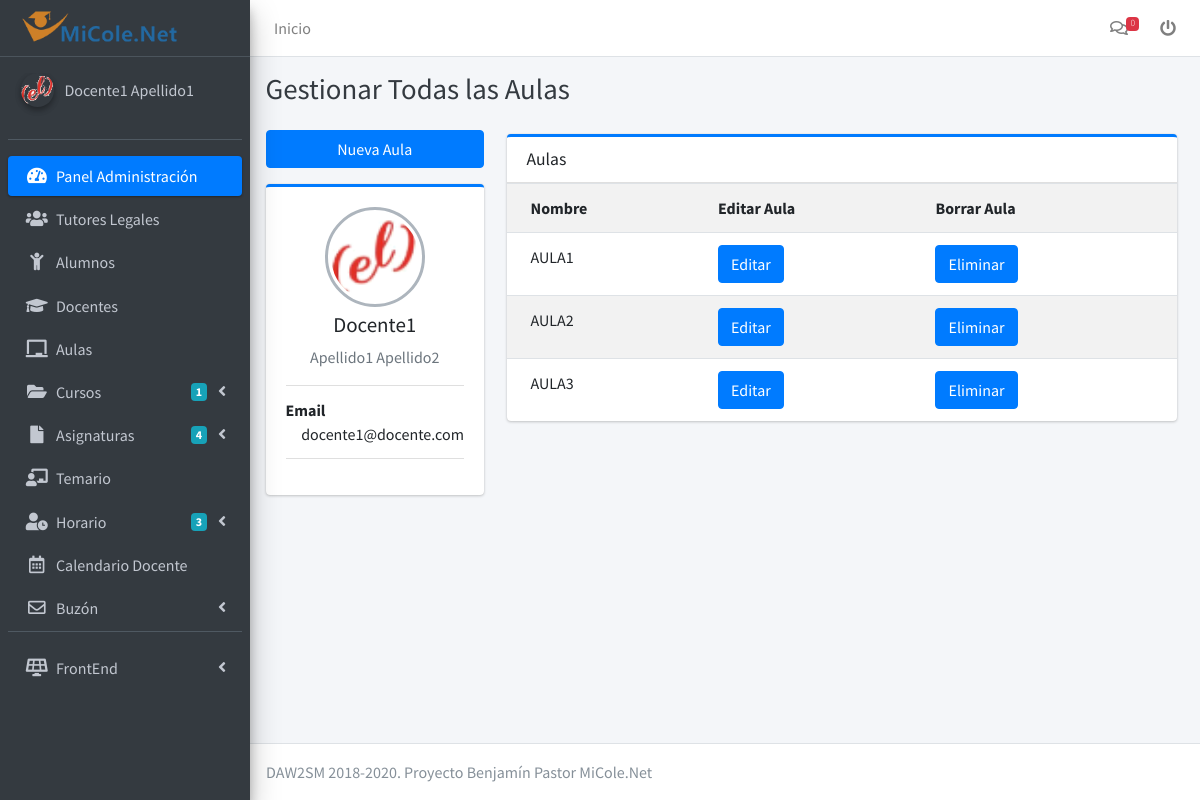
Page /view/docente/allAulas.php (signed in) on the committed database.
### tables this page shows
CREATE TABLE `docente` (
  `id` int(10) NOT NULL,
  `CIF` varchar(20) NOT NULL,
  `nombre` varchar(20) NOT NULL,
  `apellido` varchar(20) NOT NULL,
  `apellido2` varchar(20) NOT NULL,
  `img` varchar(255) NOT NULL,
  `email` varchar(150) NOT NULL,
  `contrasenya` varchar(255) NOT NULL,
  `rol` varchar(20) NOT NULL DEFAULT 'docente',
  `is_admin` varchar(1) NOT NULL DEFAULT '0'
);

CREATE TABLE `aula` (
  `id` int(10) NOT NULL,
  `nombre` varchar(20) NOT NULL,
  `centro` int(11) NOT NULL
);

### Model/Docente.php (called while the page is built, shortened)
<?php
class Docente extends Usuario
{
    public function allInfoDocente($id){
        $obj=new DbConnection();
        $conn=$obj->dbConnect();
        $sql="SELECT * FROM docente AS d WHERE id = $id";
        $prepared=$conn->prepare($sql);
        $prepared->execute();
        $result=$prepared->fetch(PDO::FETCH_ASSOC);
        return $result;
    }
    public function isDocenteAdmin($id){
        $obj=new DbConnection();
        $conn=$obj->dbConnect();
        $sql="SELECT is_admin FROM docente WHERE docente.id = $id";
        $prepared=$conn->prepare($sql);
        $prepared->execute();
        $result = $prepared->fetch();
        return $result;
    }
}

### Model/Curso.php (called while the page is built, shortened)
<?php
class Curso
{
    public function cursosByDocente($id)
    {
        $obj = new DbConnection();
        $conn = $obj->dbConnect();
        $sql = "SELECT c.nombre, c.ciclo, c.id, c.descripcion FROM curso AS c, docente  WHERE docente.id = $id AND c.docente_tutor = docente.id";
        $prepare = $conn->prepare($sql);
        $prepare->execute();
        $result = $prepare->fetchAll(PDO::FETCH_ASSOC);
        return $result;
    }
}

### Model/Asignatura.php (called while the page is built, shortened)
<?php
include_once "Curso.php";
class Asignatura extends Curso
{
    public function numberOfAsignaturasByDocente($id)
    {
        $obj = new DbConnection();
        $conn = $obj->dbConnect();
        $sql = "SELECT COUNT(asignatura.id) as numberOfAsignatura FROM `asignatura`, `curso`, `docente` WHERE docente.id = curso.docente_tutor  AND asignatura.curso = curso.id AND docente.id = $id";
        $prepare = $conn->prepare($sql);
        $prepare->execute();
        $result = $prepare->fetch(PDO::FETCH_COLUMN);
        return $result;
    }
}

### Model/Aula.php (called while the page is built, shortened)
<?php
class Aula
{
    public function allInfoAulas()
    {
        $obj = new DbConnection();
        $conn = $obj->dbConnect();
        $sql = "SELECT * FROM `aula`";
        $prepare = $conn->prepare($sql);
        $prepare->execute();
        $result = $prepare->fetchAll(PDO::FETCH_ASSOC);
        return $result;
    }
    public function numberOfAulas()
    {
        $obj = new DbConnection();
        $conn = $obj->dbConnect();
        $sql = "SELECT COUNT(aula.id) AS numberOfAulas FROM `aula`";
        $prepare = $conn->prepare($sql);
        $prepare->execute();
        $result = $prepare->fetch(PDO::FETCH_COLUMN);
        return $result;
    }
}

### view/docente/allAulas.php (the view, shortened to what this page needs)
<?php
if (isset($_SESSION['id'])) {
    include_once "../../Model/Docente.php";
    include_once "../../Model/Curso.php";
    include_once "../../Model/Docente.php";
    ?>
<!DOCTYPE html>
<html lang="en">
<?php include_once "../template_layout/head.php"?>
<body class="fix-header fix-sidebar">
    <?php include_once "template_lay/header.php"?>
    <?php include_once "template_lay/sidebar.php"?>
    <div class="content-wrapper">
        <div class="content-header">
            <div class="container-fluid">
                <div class="row mb-2">
                    <div class="col-sm-12">
                        <h1 class="m-0 text-dark">Gestionar Todas las Aulas</h1>
                    </div>
                </div>
            </div>
        </div>
        <section class="content">
            <div class="container-fluid">
                <div class="row">
                    <div class="col-md-3">
                        <?php if ($isDocenteAdmin['is_admin'] == 1) {?>
                        <button type="button" class="btn btn-primary btn-block mb-3" data-toggle="modal"
                            data-target="#addModal">Nueva Aula
                        </button>
                        <?php }?>
                        </div>
                            <div class="card card-primary card-outline">
                                <div class="card-body box-profile">
                                    <div class="text-center">
                                        <img class="profile-user-img img-fluid img-circle"
                                            src="/uploads/<?php echo $allInfodocente['img']; ?>"
                                            alt="Imagen de <?php echo $allInfodocente['nombre']; ?>">
                                    </div>
                                    <h3 class="profile-username text-center"><?php echo $allInfodocente['nombre']; ?>
                                    </h3>
                                    <p class="text-muted text-center">
                                        <?php echo $allInfodocente['apellido'] . " " . $allInfodocente['apellido2']; ?>
                                    </p>
                                    <ul class="list-group list-group-unbordered mb-3">
                                        <li class="list-group-item">
                                            <b>Email</b> <a
                                                class="float-right"><?php echo $allInfodocente['email']; ?></a>
                                        </li>
                                    </ul>
                                </div>
                            </div>
                        </div>
                        <div class="col-md-9">
                            <div class="col-md-12 mt-1">
                                <div class="card card-primary card-outline">
                                    <div class="card-header">
                                        <h3 class="card-title">Aulas </h3>
                                    </div>
                                    <div class="card-body p-0">
                                        <div class="table-responsive mailbox-messages">
                                            <table class="table table-hover table-striped">
                                                <tbody>
                                                    <tr>
                                                        <th>Nombre</th>
                                                        <?php if ($isDocenteAdmin['is_admin'] == 1) {
                                                            echo "<th>Editar Aula</th>";
                                                            echo "<th>Borrar Aula</th>";
                                                        }?>
                                                    </tr>
                                                    <?php
                                                foreach ($allInfoAulas as $aula) {
                                                        ?>
                                                    <tr>
                                                        <td class="mailbox-answers">
                                                            <?php echo htmlentities($aula['nombre'], ENT_QUOTES, 'UTF-8'); ?>
                                                        </td>
                                                        <?php if ($isDocenteAdmin['is_admin'] == 1) {?>
                                                        <td><button type="button" class="btn btn-primary"
                                                                data-toggle="modal"
                                                                data-target="#editarModal<?php echo $aula['id'] ?>">
                                                                Editar
                                                            </button></td>
                                                        <td><button type="button" class="btn btn-primary"
                                                                data-toggle="modal"
                                                                data-target="#deleteModal<?php echo $aula['id'] ?>">
                                                                Eliminar
                                                            </button></td>
                                                        <?php
}?>
                                                    </tr>
                                        </div>
                                        <div class="modal fade" id="deleteModal<?php echo $aula['id'] ?>"
                                            tabindex="-1" role="dialog" aria-labelledby="exampleModalLabe2"
                                            aria-hidden="true">
                                            <?php
}
    ?>
                                        </div>
                                    </div>
                                </div>
                            </div>
        </section>
    </div>
    <?php include_once "../template_layout/footer.php";
    include_once 'template_lay/script.php'?>
</body>
</html>
<?php
} else {
    header('Location:../../index.php');
}?>

### view/docente/template_lay/sidebar.php (shortened to what this page needs)
<?php
include_once "../../Model/Docente.php";
$docente = new Docente();
$allInfodocente = $docente->allInfodocente($_SESSION['id']);
$isDocenteAdmin = $docente->isDocenteAdmin($_SESSION['id']);
include_once "../../Model/Curso.php";
$curso = new Curso();
$cursosByDocente = $curso->cursosByDocente($_SESSION['id']);
include_once "../../Model/Asignatura.php";
$asignatura = new Asignatura();
$numberOfAsignaturasByDocente = $asignatura->numberOfAsignaturasByDocente($_SESSION['id']);
include_once "../../Model/Aula.php";
$aula = new Aula();
$allInfoAulas = $aula->allInfoAulas();
$numberOfAulas = $aula->numberOfAulas();
?>
<aside class="main-sidebar sidebar-dark-primary elevation-4">
    <a href="../docente/index.php" class="brand-link">
        <img src="/Resource/images/backEnd/logo.png" alt="MiCole.net" class="brand-image "
            style="opacity: .8" />
    </a>
    <div class="sidebar">
        <div class="user-panel mt-3 pb-3 mb-3 d-flex">
            <div class="image">
                <img src="/uploads/<?php echo $allInfodocente['img']; ?>" class="img-circle elevation-2"
                    alt="User Image">
            </div>
            <div class="info">
                <a href="#" class="d-block">
                    <?php
echo "<p><a href='/view/docente/perfil.php'>" . $allInfodocente['nombre'] . " " . $allInfodocente['apellido'] . "</a></p>"; ?></a>
            </div>
        </div>
        <nav class="mt-2">
            <ul class="nav nav-pills nav-sidebar flex-column" data-widget="treeview" role="menu" data-accordion="false">
                <li class="nav-item">
                    <a href="../docente/index.php" class="nav-link active">
                        <i class="nav-icon fas fa-tachometer-alt"></i>
                        <p>
                            Panel Administración
                        </p>
                    </a>
                </li>
                <?php if ($isDocenteAdmin['is_admin'] == 1) {?>
                <li class="nav-item">
                    <a href='/view/docente/allTutores.php' class='nav-link'>
                        <i class="nav-icon fas fa-users"></i>
                        <p>Tutores Legales</p>
                    </a>
                </li>
                <?php }?>
                <li class="nav-item">
                    <a href='/view/docente/alumnos.php' class='nav-link'>
                        <i class="nav-icon fas fa-child"></i>
                        <p>Alumnos</p>
                    </a>
                </li>
                <?php if ($isDocenteAdmin['is_admin'] == 1) {?>
                <li class="nav-item">
                    <a href='/view/docente/allDocentes.php' class='nav-link'>
                        <i class="nav-icon fas fa-graduation-cap"></i>
                        <p>Docentes</p>
                    </a>
                </li>
                <?php }?>
                <?php if ($isDocenteAdmin['is_admin'] == 1) {?>
                <li class="nav-item">
                    <a href='/view/docente/allAulas.php' class='nav-link'>
                        <i class="nav-icon fas fa-chalkboard"></i>
                        <p>Aulas</p>
                    </a>
                </li>
                <?php }?>
                <li class="nav-item has-treeview">
                    <a href="#" class="nav-link">
                        <i class="nav-icon fas fa-folder-open"></i>
                        <p>Cursos
                            <i class="fas fa-angle-left right"></i>
                            <span class="badge badge-info right"><?php
if (isset($cursosByDocente)) {
    echo sizeof($cursosByDocente);}?></span>
                        </p>
                    </a>
                </li>
                <li class="nav-item has-treeview">
                    <a href="#" class="nav-link">
                        <i class="nav-icon fas fa-file"></i>
                        <p>Asignaturas
                            <i class="fas fa-angle-left right"></i>
                            <span class="badge badge-info right"><?php
if (isset($numberOfAsignaturasByDocente)) {
    echo $numberOfAsignaturasByDocente;}?></span>
                        </p>
                    </a>
                </li>
                <?php if ($isDocenteAdmin['is_admin'] == 1) {?>
                <li class="nav-item">
                    <a href="/view/docente/allTemas.php" class="nav-link">
                        <i class="nav-icon fas fa-chalkboard-teacher"></i>
                        <p>
                            Temario
                        </p>
                    </a>
                </li>
                <?php }?>
                <?php if ($isDocenteAdmin['is_admin'] == 1) {?>
                <li class="nav-item has-treeview ">
                    <a href="#" class="nav-link">
                        <i class="nav-icon fas fa-user-clock"></i>
                        <p>Horario
                            <i class="fas fa-angle-left right"></i>
                            <span class="badge badge-info right"><?php
if (isset($numberOfAulas)) {
    echo $numberOfAulas;}?></span>
                        </p>
                    </a>
                </li>
                <?php }?>
                <li class="nav-item ">
                    <a href="/view/docente/calendario.php" class="nav-link">
                        <i class="nav-icon far fa-calendar-alt"></i>
                        <p>
                            Calendario Docente
                        </p>
                    </a>
                </li>
                <li class=" user-panel nav-item has-treeview">
                    <a href="#" class="nav-link">
                        <i class="nav-icon far fa-envelope"></i>
                        <p>
                            Buzón
                            <i class="fas fa-angle-left right"></i>
                        </p>
                    </a>
                </li>
                <?php if ($isDocenteAdmin['is_admin'] == 1) {?>
                <li class=" nav-item has-treeview  mt-3">
                    <a href="#" class="nav-link">
                        <i class="nav-icon fas fa-solar-panel"></i>
                        <p>
                            FrontEnd
                            <i class="fas fa-angle-left right"></i>
                        </p>
                    </a>
                </li>
                <?php }?>
            </ul>
        </nav>
    </div>
</aside>

### rows in the picture
docente: img (picture), nombre "Docente1", apellido "Apellido1", apellido2 "Apellido2", email "docente1@docente.com"
aula: nombre "AULA1"
aula: nombre "AULA2"
aula: nombre "AULA3"

### other values in the picture
$unReadMsg "0"
sizeof($cursosByDocente) "1"
$numberOfAsignaturasByDocente "4"
$numberOfAulas "3"
